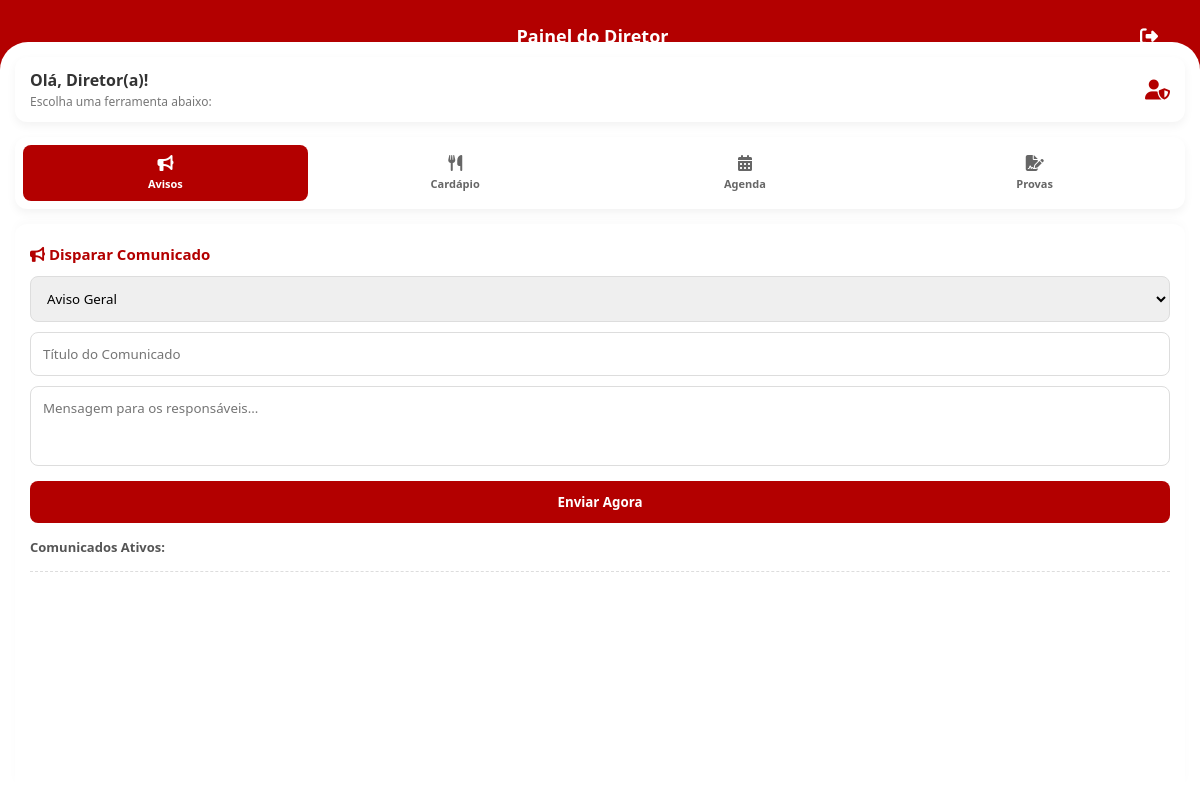
Before: /dashboard_diretor with the older database file.
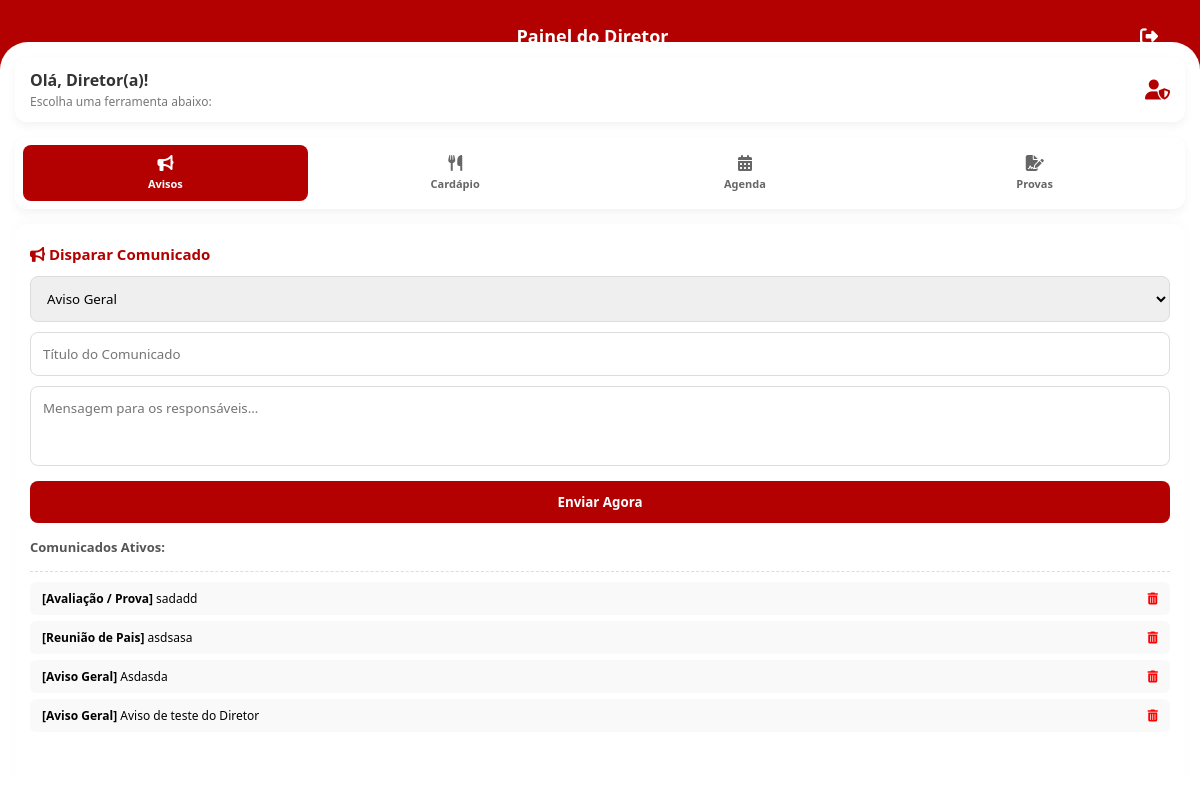
After: the same page with the newer database file.
### app.py (models this page shows)
class Comunicado(db.Model):
    id = db.Column(db.Integer, primary_key=True)
    tipo = db.Column(db.String(50), nullable=False)
    badge_classe = db.Column(db.String(50), nullable=False)
    badge_texto = db.Column(db.String(50), nullable=False)
    tempo = db.Column(db.String(20), default="Agora")
    titulo = db.Column(db.String(100), nullable=False)
    mensagem = db.Column(db.Text, nullable=False)

### app.py (the view)
@app.route('/dashboard_diretor')
def dashboard_diretor():
    lista_comunicados = Comunicado.query.order_by(Comunicado.id.desc()).all()
    lanche_registro = obter_ou_criar_lanche()
    lista_eventos = Evento.query.all()
    lista_provas = Prova.query.all()
    lanche_dict = {
        "segunda": lanche_registro.segunda,
        "terca": lanche_registro.terca,
        "quarta": lanche_registro.quarta,
        "quinta": lanche_registro.quinta,
        "sexta": lanche_registro.sexta
    }
    return render_template(
        'dashboard_diretor.html',
        lista_comunicados=lista_comunicados,
        lanche=lanche_dict,
        lista_eventos=lista_eventos,
        lista_provas=lista_provas
    )

### app.py (called while the page is built)
def obter_ou_criar_lanche():
    lanche = LancheSemana.query.first()
    if not lanche:
        lanche = LancheSemana()
        db.session.add(lanche)
        db.session.commit()
    return lanche

### templates/dashboard_diretor.html (shortened to what the changed rows need)
<!DOCTYPE html>
<html lang="pt-BR">
<head>
    <link rel="stylesheet" href="../css/style.css">
    <link rel="stylesheet" href="https://cdnjs.cloudflare.com/ajax/libs/font-awesome/6.4.0/css/all.min.css">
</head>
<body>
    <div class="app-container">
        <header class="page-header" style="background: #b30000;">
            <h2 style="color: #fff;">Painel do Diretor</h2>
        </header>
        <main class="page-content dash-content-card" style="padding: 15px; display: flex; flex-direction: column; flex: 1; min-height: 0;">
            <div style="background: #fff; padding: 20px 15px; border-radius: 12px 12px 0 0; box-shadow: 0 -4px 10px rgba(0,0,0,0.02); flex: 1; display: flex; flex-direction: column; justify-content: flex-start; min-height: 0;">
                <div id="tab-comunicados" class="director-panel-block active" style="min-height: 0;">
                    <form id="form-comunicado" action="/criar_comunicado" method="POST" style="flex-shrink: 0;">
                        <h4 style="color: #b30000; margin: 0 0 12px 0; font-size: 15px;"><i class="fas fa-bullhorn"></i> Disparar Comunicado</h4>
                        <div style="margin-bottom: 10px;">
                        </div>
                        <div style="margin-bottom: 10px;">
                        </div>
                        <div style="margin-bottom: 10px;">
                        </div>
                        <button type="submit" style="width: 100%; background: #b30000; color: #fff; border: none; padding: 12px; border-radius: 8px; font-weight: bold; cursor: pointer;">Enviar Agora</button>
                    </form>
                    <h5 style="margin: 15px 0 5px 0; color: #555; font-size: 13px; flex-shrink: 0;">Comunicados Ativos:</h5>
                    <div class="active-items-list">
                        {% for c in lista_comunicados %}
                        <div style="display: flex; justify-content: space-between; background: #f9f9f9; padding: 8px 12px; border-radius: 6px; margin-bottom: 6px; font-size: 12px;">
                            <span><strong>[{{ c.badge_texto }}]</strong> {{ c.titulo }}</span>
                            <a href="/deletar_comunicado/{{ c.id }}" style="color:red; text-decoration: none;"><i class="fas fa-trash-alt"></i></a>
                        </div>
                        {% endfor %}
                    </div>
                </div>
            </div> </main>
    </div>
</body>
</html>

Changed rows visible on the page:
added Comunicado: badge_texto "Avaliação / Prova", titulo "sadadd"
added Comunicado: badge_texto "Reunião de Pais", titulo "asdsasa"
added Comunicado: badge_texto "Aviso Geral", titulo "Asdasda"
added Comunicado: badge_texto "Aviso Geral", titulo "Aviso de teste do Diretor"
